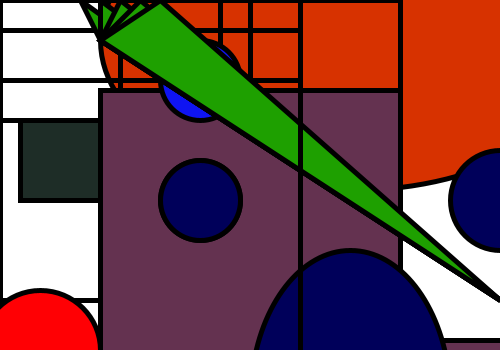
Frame 1 (no input)
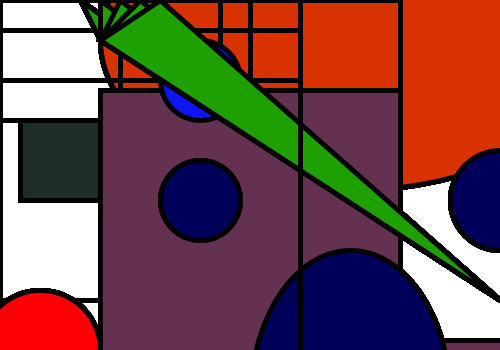
Frame 60 (the mouse pressed at the canvas centre just before this capture)
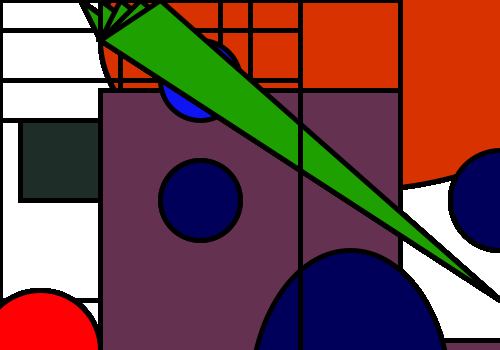
Frame 120 (the mouse held since frame 60 and released just before this capture)

The Processing sketch that drew these frames (run headless with seeded random() and noise(); from frame 60 on, the mouse is pressed at the canvas centre):

// Processing sketch: processing_85819
// ── processing_85819.pde

void setup(){
  size(500, 350);
  background(255,255,255);
}
 
void draw(){
  strokeWeight(5);
  noFill();
  fill(215, 50,0);
  ellipse(350, 40, 500, 300);
  noFill();
  rect(0,0,400,400);
  line(0, 30, 300, 30);
  line(0, 80, 300, 80);
  line(0, 120, 300, 120);
  line(0, 300, 400, 300);
  line(0, 340, 400, 340);
  fill(40,25,100);
  line(120, 0, 120, 400);
  line(220, 0, 220, 400);
  line(250, 0, 250, 340);
  fill(30, 45, 39);
  rect(20, 120, 100, 80);
  fill(100, 50, 80);
  rect(220, 340, 400, 400);
  rect(100, 90, 300, 300);
  fill(15,20,242);
  ellipse(200, 80, 80, 80);
  fill(255, 0, 4);
  ellipse(40, 350, 120, 120);
  fill(30, 160 ,0);
  triangle(100, 40, 500, 300, 80, 0);
  triangle(100, 40, 500, 300, 100, 0);
  triangle(100, 40, 500, 300, 120, 0);
  triangle(100, 40, 500, 300, 140, 0);
  triangle(100, 40, 500, 300, 160, 0);
  fill(0, 0, 90);
  ellipse(500, 200, 100, 100);
  ellipse(200, 200, 80, 80);
  ellipse(200, 200, 80, 80);
  ellipse(350, 400, 200, 300);
  fill(250, 0, 250);
  line(300, 0, 300, 400);
}
